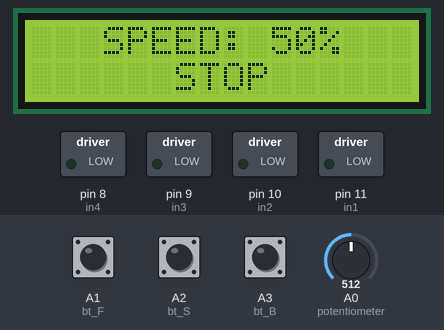
Simulated run of this sketch. Board: Arduino Uno, built with avr-gcc and run on an emulated ATmega328P. Shown: 16×2 character LCD, switched loads named in the sketch (green lamp = pin HIGH). Dashed ring = blinking. Inputs (shaded band) come from the test bench; at power-on: A1 (bt_F) HIGH, A3 (bt_B) HIGH, A2 (bt_S) HIGH, A0 (potentiometer) = 512.

Above: at 3.2 s.
3.3 s: A1 (bt_F) pulled LOW for 0.15 s
At 3.8 s:
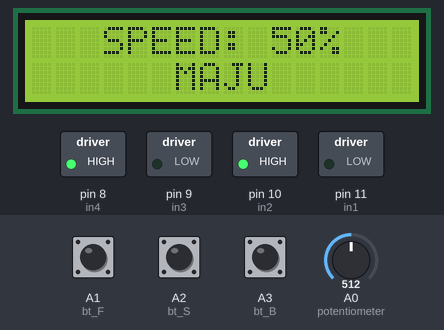
5.0 s: A3 (bt_B) pulled LOW for 0.15 s
At 6.0 s:
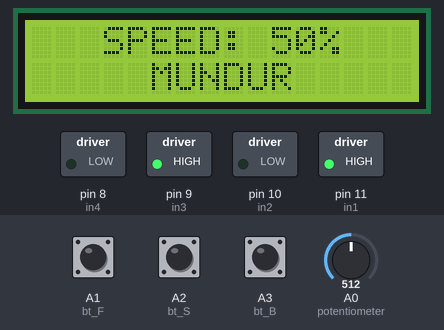
6.7 s: A2 (bt_S) pulled LOW for 0.15 s
At 7.9 s:
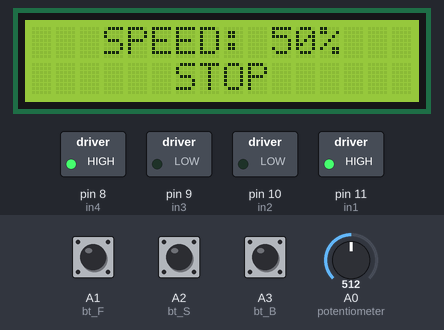
8.3 s: A0 (potentiometer) set to 716
At 8.7 s:
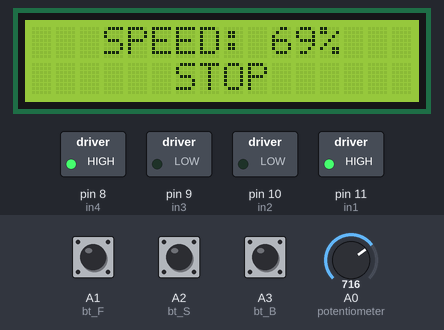
9.8 s: A1 (bt_F) pulled LOW for 1 s
At 10.8 s:
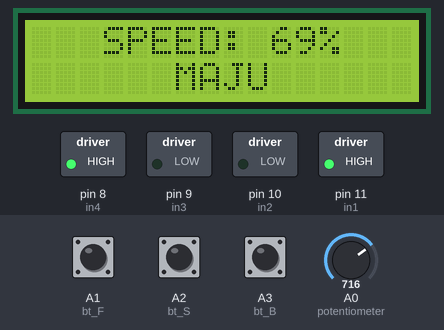
12.3 s: A0 (potentiometer) set to 1023
At 13.14 s:
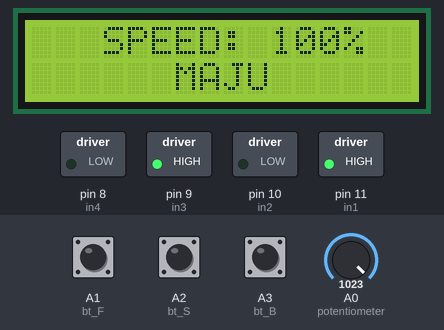
Timing chart, 0 to 15.1 s (numbered marks = the images above; inputs shaded):
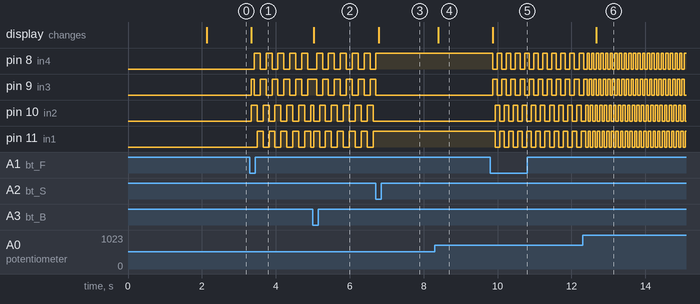

Measured:
- after the input at 3.3 s, pin 8 (in4): alternates HIGH for 0.16 s and LOW for 0.16 s, starting after 0.11 s; pin 9 (in3): LOW → HIGH at once, then repeats every 0.32 s: LOW 0.16 s, HIGH 0.16 s
- after the input at 5.0 s, the display: changes at once (image 2)
- after the input at 6.7 s, pin 8 (in4): goes on until 6.7 s, then stays HIGH; pin 9 (in3): goes on until 6.7 s, then stays LOW; pin 10 (in2): stops changing and stays LOW; pin 11 (in1): stops changing and stays HIGH; the display: changes after 0.09 s (image 3)
- after the input at 8.3 s, the display: changes after 0.10 s (image 4)
- after the input at 9.8 s, pin 8 (in4), pin 9 (in3): alternates HIGH for 0.12 s and LOW for 0.12 s, starting after 0.07 s; pin 10 (in2), pin 11 (in1): alternates HIGH for 0.12 s and LOW for 0.12 s, starting after 0.13 s; the display: changes after 0.07 s (image 5)
- after the input at 12.3 s, pin 8 (in4), pin 9 (in3): alternates HIGH for 0.06 s and LOW for 0.06 s, starting after 0.18 s; pin 10 (in2), pin 11 (in1): alternates HIGH for 0.06 s and LOW for 0.06 s, starting after 0.15 s; the display: changes after 0.37 s (image 6)

The sketch:

Stepper_Motor_L298.ino
```cpp
#include <LCD_I2C.h>
LCD_I2C lcd(0x27);

#define potentiometer  A0  //10k potensio
#define bt_F A1
#define bt_S A2
#define bt_B A3

#define in1 11 //Motor  L298 Pin in1
#define in2 10 //Motor  L298 Pin in2
#define in3 9  //Motor  L298 Pin in3
#define in4 8  //Motor  L298 Pin in4

int read_ADC;
int Speed_LCD;
int Speed;
int Step;
int Mode=0;

void setup() {

pinMode(potentiometer, INPUT);

pinMode(bt_F, INPUT_PULLUP);
pinMode(bt_S, INPUT_PULLUP);
pinMode(bt_B, INPUT_PULLUP);

pinMode(in1, OUTPUT);
pinMode(in2, OUTPUT);
pinMode(in3, OUTPUT);
pinMode(in4, OUTPUT);

lcd.begin();
lcd.backlight();
lcd.setCursor(0,0);
lcd.print("RIKI ADVERTISING");
lcd.setCursor(0,1);
lcd.print(" MESIN CONVEYOR ");
delay(2000);
lcd.clear();
}

void loop() {

read_ADC = analogRead(potentiometer);
Speed = map(read_ADC, 0, 1023, 100, 0);
Speed_LCD = map(read_ADC, 0, 1023, 0, 100);


lcd.setCursor(0,0);
lcd.print("   SPEED: ");
lcd.print(Speed_LCD);
lcd.print("%  ");

if(digitalRead (bt_F) == 0){Mode = 1;}
if(digitalRead (bt_S) == 0){Mode = 0;}
if(digitalRead (bt_B) == 0){Mode = 2;}

lcd.setCursor(0,1);

if(Mode==0){ lcd.print("      STOP      ");}
if(Mode==1){ lcd.print("      MAJU      ");}
if(Mode==2){ lcd.print("     MUNDUR     ");}

if(Speed_LCD>0){
if(Mode==1){
Step = Step+1;
if(Step>3){Step=0;}
call_Step(Step);
}

if(Mode==2){
Step = Step-1;
if(Step<0){Step=3;}
call_Step(Step);
}

delay(Speed);
}


}


void call_Step(int i){
    switch (i) {
      case 0:
        digitalWrite(in1, HIGH);
        digitalWrite(in2, LOW);
        digitalWrite(in3, HIGH);
        digitalWrite(in4, LOW);
      break;
      case 1:
        digitalWrite(in1, LOW);
        digitalWrite(in2, HIGH);
        digitalWrite(in3, HIGH);
        digitalWrite(in4, LOW);
      break;
      case 2:
        digitalWrite(in1, LOW);
        digitalWrite(in2, HIGH);
        digitalWrite(in3, LOW);
        digitalWrite(in4, HIGH);
      break;
      case 3:
        digitalWrite(in1, HIGH);
        digitalWrite(in2, LOW);
        digitalWrite(in3, LOW);
        digitalWrite(in4, HIGH);
      break;
    }
  }
```
